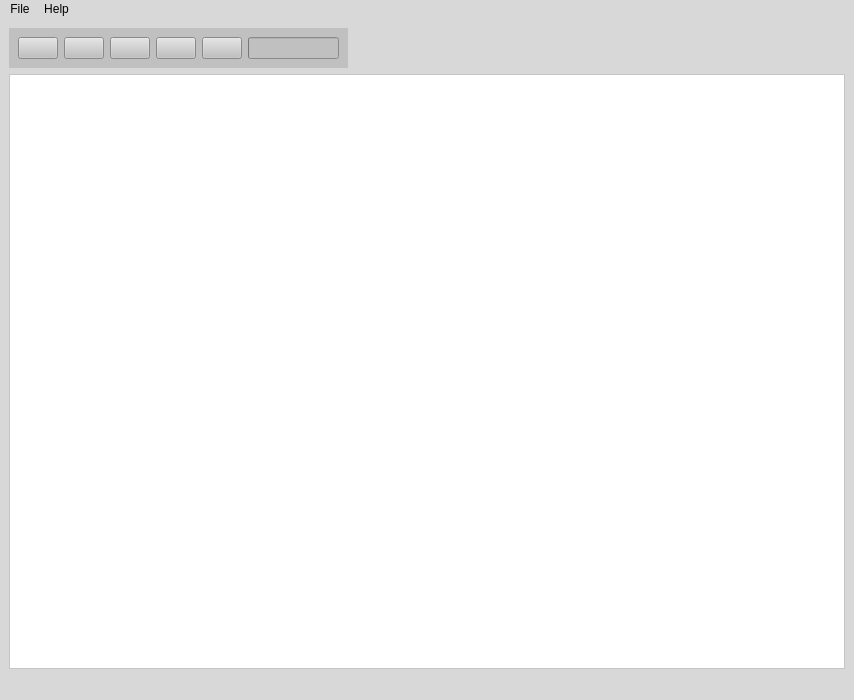
<?xml version="1.0" encoding="UTF-8"?>
<ui version="4.0">
 <class>MainWindow</class>
 <widget class="QMainWindow" name="MainWindow">
  <property name="geometry">
   <rect>
    <x>0</x>
    <y>0</y>
    <width>854</width>
    <height>700</height>
   </rect>
  </property>
  <property name="font">
   <font>
    <kerning>true</kerning>
   </font>
  </property>
  <property name="windowTitle">
   <string>ARISE</string>
  </property>
  <property name="autoFillBackground">
   <bool>false</bool>
  </property>
  <property name="styleSheet">
   <string notr="true">background-color: rgb(216, 216, 216)</string>
  </property>
  <widget class="QWidget" name="centralwidget">
   <property name="autoFillBackground">
    <bool>false</bool>
   </property>
   <property name="styleSheet">
    <string notr="true"/>
   </property>
   <layout class="QGridLayout" name="gridLayout">
    <item row="0" column="0">
     <widget class="QWidget" name="horizontalWidget" native="true">
      <property name="enabled">
       <bool>true</bool>
      </property>
      <property name="sizePolicy">
       <sizepolicy hsizetype="Fixed" vsizetype="Fixed">
        <horstretch>0</horstretch>
        <verstretch>0</verstretch>
       </sizepolicy>
      </property>
      <property name="minimumSize">
       <size>
        <width>50</width>
        <height>0</height>
       </size>
      </property>
      <property name="baseSize">
       <size>
        <width>16000</width>
        <height>16000</height>
       </size>
      </property>
      <property name="acceptDrops">
       <bool>false</bool>
      </property>
      <property name="autoFillBackground">
       <bool>false</bool>
      </property>
      <property name="styleSheet">
       <string notr="true">background-color: silver;</string>
      </property>
      <layout class="QGridLayout" name="gridLayout_2">
       <property name="sizeConstraint">
        <enum>QLayout::SetMinimumSize</enum>
       </property>
       <item row="1" column="0">
        <widget class="QPushButton" name="pushButtonNew">
         <property name="text">
          <string/>
         </property>
         <property name="icon">
          <iconset>
           <normaloff>C:/Users/ZakyWisnu/Pictures/SKRIPSI/new_icon.png</normaloff>C:/Users/ZakyWisnu/Pictures/SKRIPSI/new_icon.png</iconset>
         </property>
        </widget>
       </item>
       <item row="1" column="4" colspan="2">
        <widget class="QPushButton" name="pushButtonStop">
         <property name="text">
          <string/>
         </property>
         <property name="icon">
          <iconset>
           <normaloff>C:/Users/ZakyWisnu/Pictures/Stop-Button.png</normaloff>C:/Users/ZakyWisnu/Pictures/Stop-Button.png</iconset>
         </property>
        </widget>
       </item>
       <item row="1" column="2">
        <widget class="QPushButton" name="pushButtonSave">
         <property name="text">
          <string/>
         </property>
         <property name="icon">
          <iconset>
           <normaloff>C:/Users/ZakyWisnu/Pictures/SKRIPSI/save_icon_3.png</normaloff>C:/Users/ZakyWisnu/Pictures/SKRIPSI/save_icon_3.png</iconset>
         </property>
        </widget>
       </item>
       <item row="1" column="1">
        <widget class="QPushButton" name="pushButtonOpen">
         <property name="minimumSize">
          <size>
           <width>0</width>
           <height>0</height>
          </size>
         </property>
         <property name="text">
          <string/>
         </property>
         <property name="icon">
          <iconset>
           <normaloff>C:/Users/ZakyWisnu/Pictures/SKRIPSI/open_icon.png</normaloff>C:/Users/ZakyWisnu/Pictures/SKRIPSI/open_icon.png</iconset>
         </property>
        </widget>
       </item>
       <item row="1" column="3">
        <widget class="QPushButton" name="pushButtonPlay">
         <property name="text">
          <string/>
         </property>
         <property name="icon">
          <iconset>
           <normaloff>C:/Users/ZakyWisnu/Pictures/play-button.png</normaloff>C:/Users/ZakyWisnu/Pictures/play-button.png</iconset>
         </property>
        </widget>
       </item>
       <item row="1" column="6">
        <widget class="QProgressBar" name="progressBar">
         <property name="value">
          <number>0</number>
         </property>
         <property name="format">
          <string/>
         </property>
        </widget>
       </item>
      </layout>
     </widget>
    </item>
    <item row="1" column="0">
     <widget class="QTextEdit" name="textEdit">
      <property name="autoFillBackground">
       <bool>true</bool>
      </property>
      <property name="styleSheet">
       <string notr="true">background-color: white;</string>
      </property>
     </widget>
    </item>
   </layout>
  </widget>
  <widget class="QMenuBar" name="menubar">
   <property name="geometry">
    <rect>
     <x>0</x>
     <y>0</y>
     <width>854</width>
     <height>26</height>
    </rect>
   </property>
   <widget class="QMenu" name="menuFile">
    <property name="title">
     <string>File</string>
    </property>
    <addaction name="actionNew"/>
    <addaction name="actionOpen"/>
    <addaction name="actionSave"/>
    <addaction name="actionExit"/>
   </widget>
   <widget class="QMenu" name="menuHelp">
    <property name="title">
     <string>Help</string>
    </property>
    <addaction name="actionAbout"/>
   </widget>
   <addaction name="menuFile"/>
   <addaction name="menuHelp"/>
  </widget>
  <widget class="QStatusBar" name="statusbar"/>
  <action name="actionExit">
   <property name="text">
    <string>Exit</string>
   </property>
   <property name="shortcut">
    <string>Ctrl+X</string>
   </property>
  </action>
  <action name="actionNew">
   <property name="text">
    <string>New</string>
   </property>
   <property name="shortcut">
    <string>Ctrl+N</string>
   </property>
   <property name="shortcutContext">
    <enum>Qt::WindowShortcut</enum>
   </property>
  </action>
  <action name="actionSave">
   <property name="text">
    <string>Save</string>
   </property>
   <property name="shortcut">
    <string>Ctrl+S</string>
   </property>
   <property name="shortcutContext">
    <enum>Qt::WindowShortcut</enum>
   </property>
  </action>
  <action name="actionOpen">
   <property name="text">
    <string>Open</string>
   </property>
   <property name="shortcut">
    <string>Ctrl+O</string>
   </property>
  </action>
  <action name="actionAbout">
   <property name="text">
    <string>About</string>
   </property>
  </action>
 </widget>
 <resources/>
 <connections/>
</ui>
